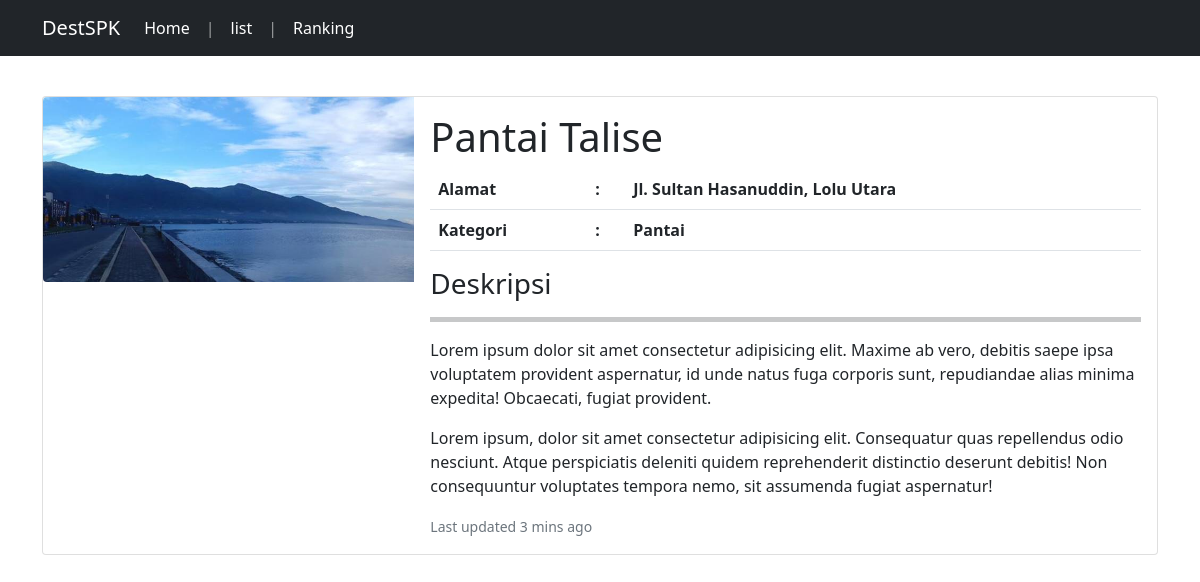
The app's page /user/detail.php?id=5 with its own data.
### tables this page shows
CREATE TABLE `alternative` (
  `id` int(11) NOT NULL,
  `nama_tempat` varchar(100) NOT NULL,
  `alamat` text NOT NULL,
  `kategori` varchar(100) NOT NULL,
  `foto` text NOT NULL
);

### user/detail.php (the view)
<?php include 'header.php' ?>
<?php include '../db_connect.php' ?>
<main class="container mt-5">
    <?php
    $id = $_GET['id'];
    $query = $conn->query("SELECT * FROM alternative WHERE id='$id'");
    $row = $query->fetch_assoc();
    ?>
    <br><br>
    <div class="col-lg-12">
        <div class="card mb-3">
            <div class="row g-0">
                <div class="col-md-4">
                    <img src="../image/<?= $row['foto'] ?>" class="img-fluid rounded-start" alt="..." height="500px">
                </div>
                <div class="col-md-8">
                    <div class="card-body">
                        <h1 class="card-title"><?= $row['nama_tempat'] ?></h1>
                        <table class="table">
                            <thead>
                                <tr>
                                    <th>Alamat</th>
                                    <th>:</th>
                                    <th><?= $row['alamat'] ?></th>
                                </tr>
                                <tr>
                                    <th>Kategori</th>
                                    <th>:</th>
                                    <th><?= $row['kategori'] ?></th>
                                </tr>
                            </thead>
                        </table>
                        <h3 class="card-title">Deskripsi</h3>
                        <hr style="height: 5px;">
                        <p>Lorem ipsum dolor sit amet consectetur adipisicing elit. Maxime ab vero, debitis saepe ipsa voluptatem provident aspernatur, id unde natus fuga corporis sunt, repudiandae alias minima expedita! Obcaecati, fugiat provident.</p>
                        <p>Lorem ipsum, dolor sit amet consectetur adipisicing elit. Consequatur quas repellendus odio nesciunt. Atque perspiciatis deleniti quidem reprehenderit distinctio deserunt debitis! Non consequuntur voluptates tempora nemo, sit assumenda fugiat aspernatur!</p>
                        <p class="card-text"><small class="text-muted">Last updated 3 mins ago</small></p>
                    </div>
                </div>
            </div>
        </div>
    </div>
</main>
<?php include 'footer.php' ?>

### records on screen
alternative: foto (picture), nama_tempat "Pantai Talise", alamat "Jl. Sultan Hasanuddin, Lolu Utara", kategori "Pantai"
